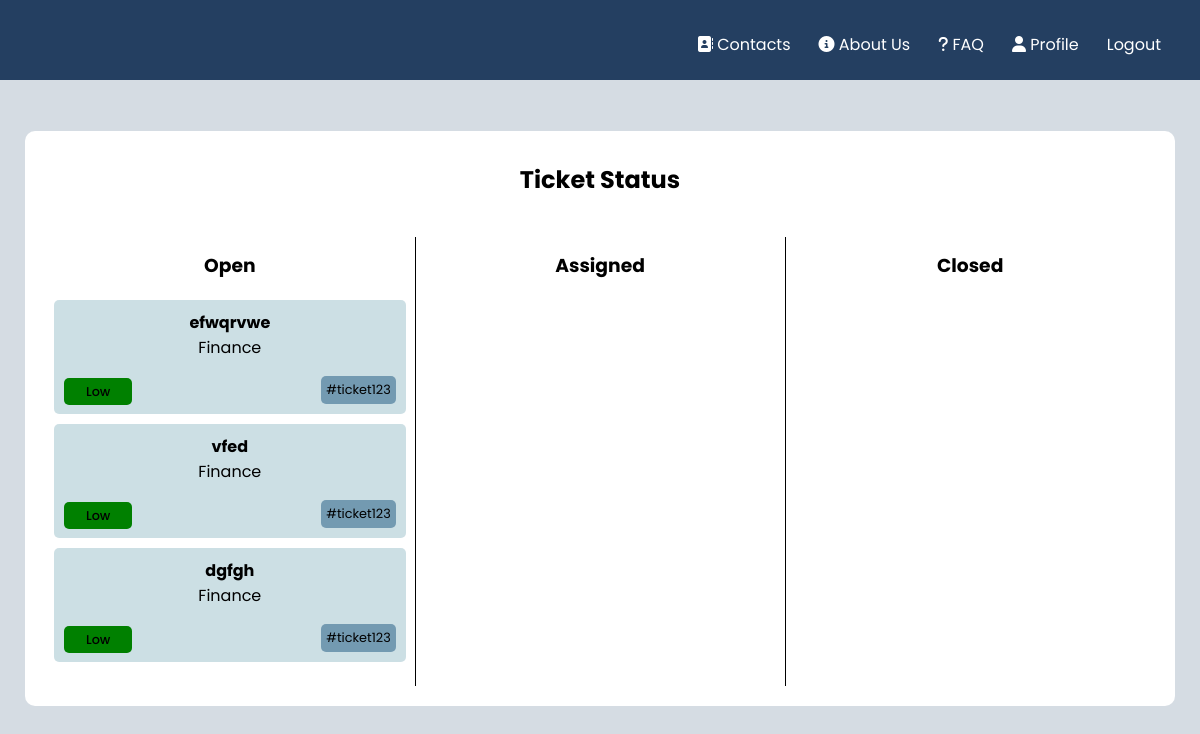
Screenshot of /pages/tickets.php (signed in) with the database file from the repository.
### tables this page shows
CREATE TABLE tickets(

    idTicket integer primary key AUTOINCREMENT,
    title text NOT NULL,
    description text,
    status text references Status(title),
    idAgent text references Agents(idAgent),
    idClient text references Clients(idClient),
    department text references department(title),
    priority text,
    hashtag text,
    date datetime
);

### pages/tickets.php (called while the page is built)
<?php
    require_once(__DIR__ . '/../database/connection.db.php');
    include '../database/ticket.class.php';
    include '../database/user.class.php';
    include '../utils/session.php';
    include '../templates/tickets.tpl.php';
    $session = new Session();
    $db = getDatabaseConnection();
    $user = User::getUserWithId($db, $session->getID());
    $assigned = $user->getTickets($db, "Assigned");
    $closed = $user->getTickets($db, "Closed");
    $opened = $user->getTickets($db, "Opened");
    drawTicketsHeader($session);
    drawTickets($opened, $assigned, $closed);
?>

### utils/session.php (called while the page is built, shortened)
<?php
class Session{
      public function isLoggedIn() : bool {
        return isset($_SESSION['id']);
      }
      public function getID() : ?int {
        return isset($_SESSION['id']) ? $_SESSION['id'] : null;
      }
}
?>

### database/ticket.class.php (called while the page is built, shortened)
<?php
     class Ticket{
        public string $title;
        public string $priority;
        public string $department;
        public function __construct(int $idTicket, string $title, string $status,
          string $description, string $department, string $priority, string $date){
            $this->idTicket = $idTicket;
            $this->title = $title;
            $this->department = $department;
            $this->priority = $priority;
        }
        public function getDepartment(){
            return $this->department;
        }
        public function getTitle(){
            return $this->title;
        }
        public function getPriority(){
            return $this->priority;
        }
    }
?>

### database/user.class.php (called while the page is built, shortened)
<?php
     class User{
        public int $id;
        public function __construct(int $id, string $email, string $name, string $username){
            $this->id = $id;
        }
        public function getTickets(PDO $db, string $status): array{
            $stmt = $db->prepare('SELECT idTicket, date, title, status, description, department, priority FROM tickets WHERE idClient = ? AND status = ?');
            $stmt->execute([$this->id, $status]);
            $ticketRows = $stmt->fetchAll(PDO::FETCH_ASSOC);
            $tickets = [];
            foreach ($ticketRows as $row) {
                $ticket = new Ticket(
                    $row['idTicket'],
                    $row['title'],
                    $row['description'],
                    $row['status'],
                    $row['department'],
                    $row['priority'],
                    $row['date']
                );
                array_push($tickets, $ticket);
            }
            return $tickets;
        }
        static function getUserWithID(PDO $db, int $id) : ?User {
            $stmt = $db->prepare('
                SELECT u.idUser, u.email, u.name, u.username
                FROM users u JOIN admins a ON u.idUser = a.idAdmin
                WHERE u.idUser = ?');
            $stmt->execute(array($id));
            $row = $stmt->fetch(PDO::FETCH_ASSOC);
            $stmt = $db->prepare('
                SELECT u.idUser, u.email, u.name, u.username
                FROM users u JOIN agents a ON u.idUser = a.idAgent
                WHERE u.idUser = ?');
            $stmt->execute(array($id));;
            $row = $stmt->fetch(PDO::FETCH_ASSOC);
            if ($row !== false) {
                return new Agent($row['idUser'], $row['email'], $row['name'], $row['username']);
            }
            return null;
            }
     }
?>

### templates/tickets.tpl.php (the view, shortened to what this page needs)
<?php function drawTicketsHeader($session, $css = "") { ?>
    <!DOCTYPE html>
    <html lang = "en-Us">
    <head>
        <link href="../css/navLogin_style.css" rel="stylesheet">
        <link href="../css/tickets_style.css" rel="stylesheet">
        <link href="../css/newTicket.css" rel="stylesheet">
        <link href="../css/tickets_all.css" rel="stylesheet">
    </head>
    <body>
        <nav>
        <ul class = "navigation">
                <li class = "nav_elem"><a href = "../pages/contacts.php"><i class="fa-solid fa-address-book"></i> Contacts</a></li>
                <li class = "nav_elem"><a href = "../pages/about_us.php"><i class="fas fa-circle-info"></i> About Us</a></li>
                <li class = "nav_elem"><a href = "../pages/faq.php"><i class="fa-solid fa-question"></i> FAQ</a></li>
                <?php
                if (!$session->isLoggedIn()){
                    echo "<li class = \"nav-elem\"><a href=\"../pages/register.php\">Register</a></li>";
                    echo "<li class = \"nav-elem\"><a href=\"../pages/login.php\">Login</a></li>";
                }
                else{
                    echo "<li class = \"nav-elem\"><a href =\"../pages/profile.php\"><i class=\"fa-solid fa-user\"></i> Profile</a></li>";
                    echo "<form action=\"../actions/action_logout.php\" method=\"post\" class=\"logout\"><a href = \"#\" type=\"submit\" onclick=\"this.parentNode.submit(); return false;\">Logout</a></form>";
                }
                ?>
            </ul>
        </nav>
<?php } ?>
<?php function drawTickets($open, $assigned, $closed) { ?>
    <div class="box">
            <h2>Ticket Status</h2>
            <div class="row">
              <div class="property open">
                <h3>Open</h3>
                <?php
                  foreach($open as $ticket){
                    drawTicket($ticket);
                  }
                ?>
              </div>
              <div class="property assigned">
                <h3>Assigned</h3>
              </div>
              <div class="property closed">
                <h3>Closed</h3>
              </div>
            </div>
        </div>
    </body>
</html>
<?php } ?>
<?php function drawTicket($ticket) { ?>
    <section class="ticket">
        <a href="../pages/ticket_detail_user.php?ticket=
        <?php echo urlencode($ticket->idTicket) ?>" class="ticket-title">
        <?php echo $ticket->getTitle() ?>
      </a>
        <p class="ticket-department"><?php echo $ticket->getDepartment() ?></p>
        <div class="ticket-container">
        <div class="ticket-priority">
         <?php
            $priority = $ticket->getPriority();
            if ($priority === 'High') {
                      echo '<span class="high">' . $priority . '</span>';
                  } elseif ($priority === 'Medium') {
                      echo '<span class="medium">' . $priority . '</span>';
                  } elseif ($priority === 'Low') {
                      echo '<span class="low">' . $priority . '</span>';
                  }
          ?>
        </div>
        <div class="ticket-hashtag">
            <span>#ticket123</span>
        </div>
        </div>
        </section>
<?php } ?>

### css/navLogin_style.css (style rules this page uses)
.navigation { position: absolute; top: 16px; right: 25px; display: flex; }
nav a { text-decoration: none; color: white; padding: 14px; }
li { list-style: none; }
nav { background-color: #243f61; background-size: cover; background-position: center; padding: 40px 0px; text-align: center; font-family: 'Poppins'; margin: -8px; position: relative; }

### css/tickets_style.css (style rules this page uses)
body { font-family: 'Poppins'; background-color: #D5DCE3; }
.box { width: 100%; max-width: 1150px; margin: 5% auto; background-color: white; border-radius: 10px; display: flex; flex-direction: column; }
h2 { text-align: center; margin-top: 31px; margin-bottom: 20px; }
.row { display: flex; flex-wrap: wrap; align-items: flex-start; padding: 20px; box-sizing: border-box; }
.property { flex-basis: 0; flex-grow: 1; text-align: center; padding: 14px 9px; }
.property h3 { margin-top: 0; margin-bottom: 20px; }
.ticket { background-color: rgba(3,94,123,0.2); padding: 10px; border-radius: 5px; margin-bottom: 10px; }
.ticket-title { margin-top: 0; margin-bottom: 5px; font-weight: bold; text-decoration: none; color: black; }
.ticket-department { margin-top: 0; margin-bottom: 0; }
.ticket-container { display: flex; flex-direction: row; justify-content: space-between; align-items: center; }
.ticket-priority { font-weight: 500; margin-right: 10px; }
.low { background-color: green; padding: 5px 22px; border-radius: 5px; font-size: 0.8em; }
.ticket-hashtag { background-color: #739AB1; padding: 5px; border-radius: 5px; font-size: 0.8em; }

### css/tickets_all.css (style rules this page uses)
body { font-family: 'Poppins'; background-color: #D5DCE3 }

### rows the page displays
tickets: title "efwqrvwe", department "Finance", priority "Low"
tickets: title "vfed", department "Finance", priority "Low"
tickets: title "dgfgh", department "Finance", priority "Low"
